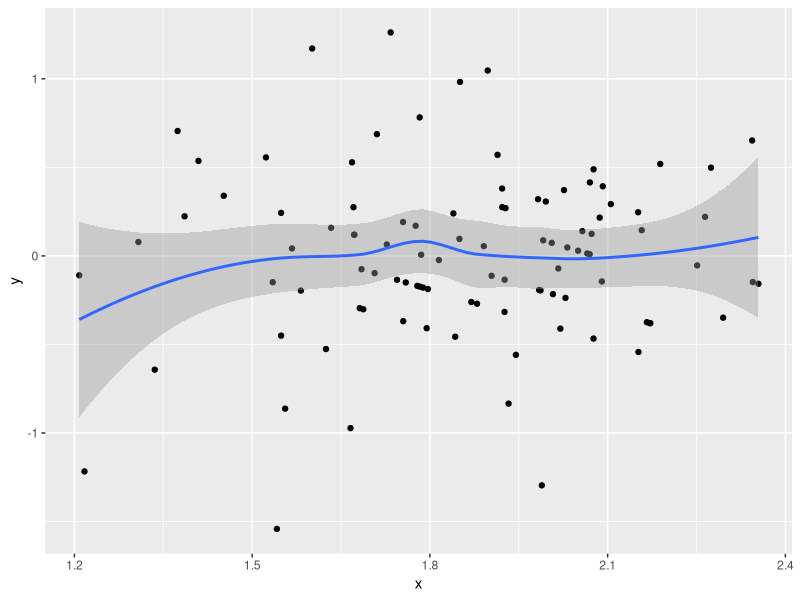
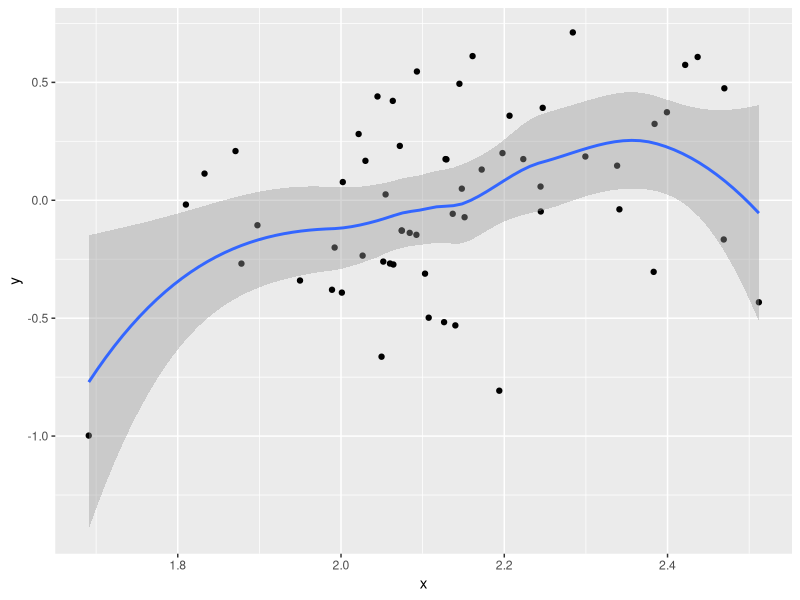
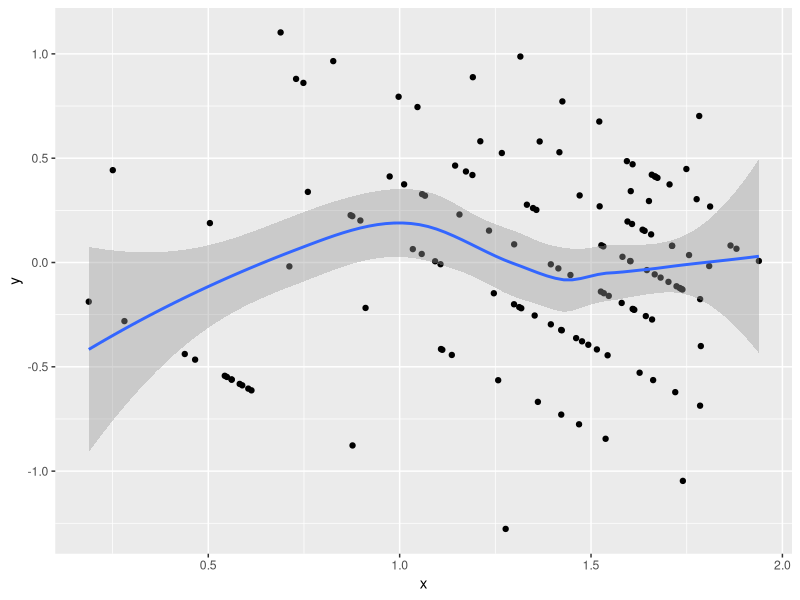
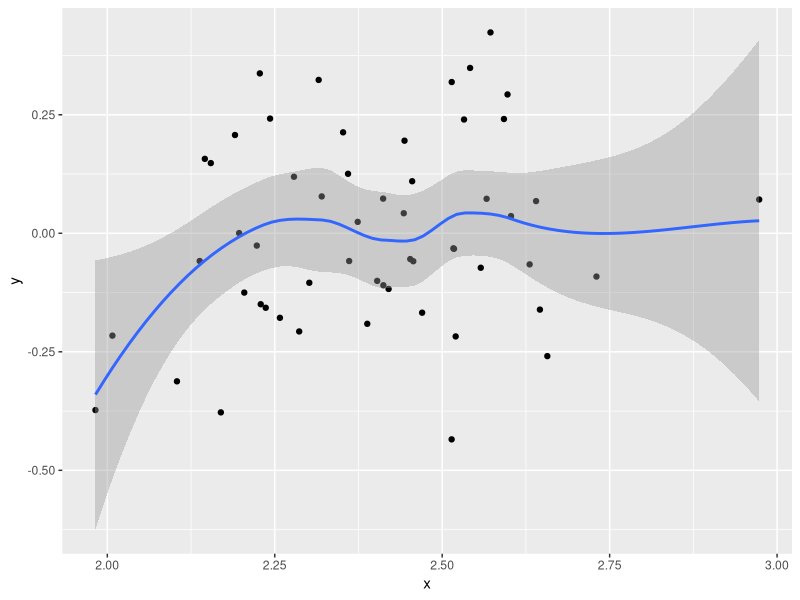
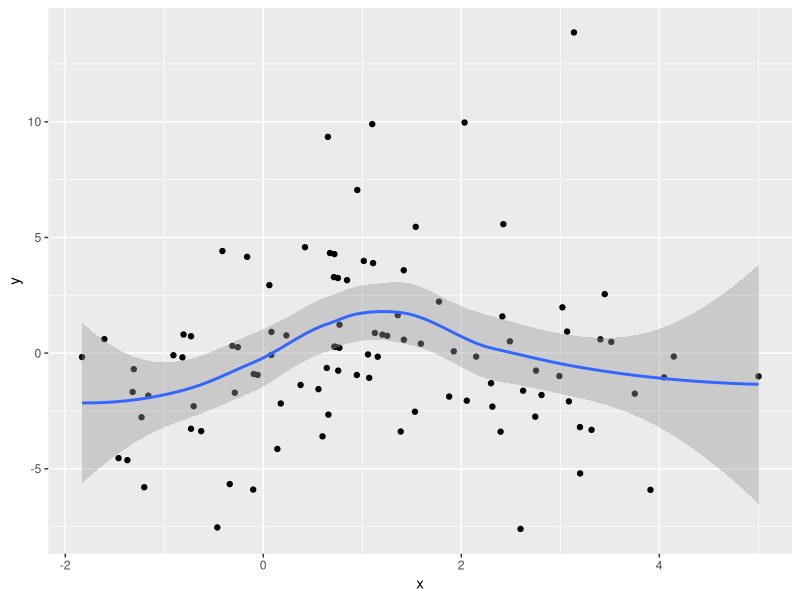
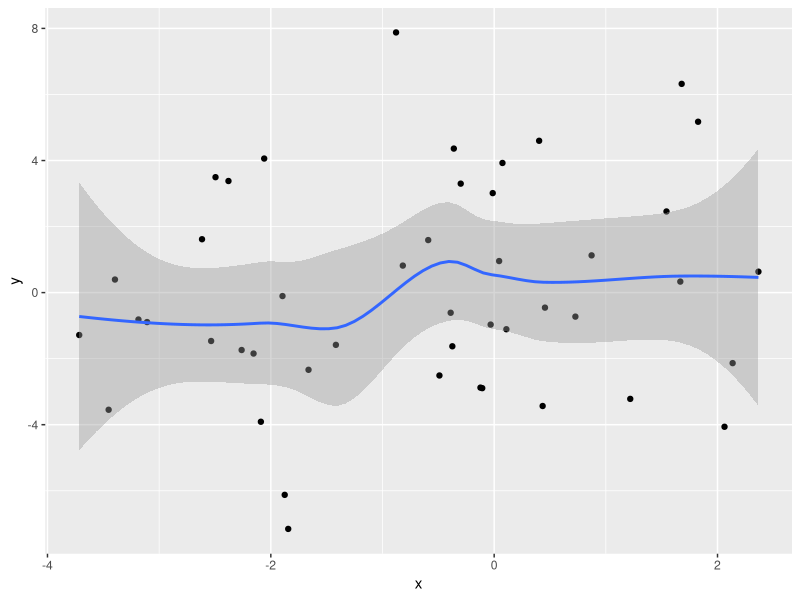

Here is the R script that generated these plots, in order:
## -----------------------------------------------------------------------------
## Title: Analysis of the academic performance and career duration of Taiwanese 
##        EEB PIs
##
## Author: Gen-Chang Hsu
##
## Date: 2022-02-03
##
## Description:
## 1. Fit GLMMs to examine the relationship of academic performance before 
##    recruitment/promotion vs. year of recruitment/promotion, PhD university origin, 
##    PhD university ranking, and gender
## 2. Fit GLMMs to examine the relationship of duration for recruitment/promotion vs. 
##    year of recruitment/promotion, PhD university origin, PhD university ranking,
##    gender, and academic performance
## 3. Fit GLMMs to examine the relationship of difference in academic performance 
##    before and after recruitment/promotion vs. year of recruitment/promotion, 
##    PhD university origin, PhD university ranking, and gender
##
## Notes:
## 1. This is only part of the entire data analyses of this project. Full code is 
##    available at the corresponding author Dr. Syuan-Jyun Sun (sysun@umich.edu)
##
## -----------------------------------------------------------------------------
set.seed(123)


# Libraries --------------------------------------------------------------------
library(tidyverse)
library(lme4)
library(car)


# Import files -----------------------------------------------------------------
Performance_duration_df <- read.csv("./Data_raw/publishperishdata.csv", header = T)
Performance_diff_df <- read.csv("./Data_raw/publishperish_h_index_diff.csv", header = T)


############################### Code starts here ###############################

# 1. Academic performance ------------------------------------------------------
### (1) Recruitment 
Performance_recruit_model <- lmer(log(h_index+1) ~ Assistant.since + PhD.taiwan + 
                                  PhD.uni.rank + sex + (1|University/Department), 
                                  data = filter(Performance_duration_df, 
                                                stage == "assistant" & 
                                                beforeafter == "after"))

# Model results
summary(Performance_recruit_model)
Anova(Performance_recruit_model)

# Model validation
ggplot(data = data.frame(x = fitted(Performance_recruit_model),
                         y = resid(Performance_recruit_model))) + 
  geom_point(aes(x, y)) + 
  geom_smooth(aes(x, y))

### (2) Promotion
Performance_promotion_model <- lmer(log(h_index+1) ~ full.professor + PhD.taiwan + 
                                    PhD.uni.rank + sex + (1|University/Department), 
                                    data = filter(Performance_duration_df, 
                                                  stage == "full" & 
                                                  beforeafter == "before"))

# Model results
summary(Performance_promotion_model)
Anova(Performance_promotion_model)

# Model validation
ggplot(data = data.frame(x = fitted(Performance_promotion_model),
                         y = resid(Performance_promotion_model))) + 
  geom_point(aes(x, y)) + 
  geom_smooth(aes(x, y))


# 2. Career duration -----------------------------------------------------------
### (1) Recruitment 
Duration_recruit_model <- lmer(log(time.to.assistant+1) ~ h_index*Assistant.since + 
                               PhD.taiwan + PhD.uni.rank + sex + (1|University/Department),
                               data = filter(Performance_duration_df, 
                                             stage == "assistant" & 
                                             beforeafter == "before"))

# Model results
summary(Duration_recruit_model)
Anova(Duration_recruit_model)

# Model validation
ggplot(data = data.frame(x = fitted(Duration_recruit_model),
                         y = resid(Duration_recruit_model))) + 
  geom_point(aes(x, y)) + 
  geom_smooth(aes(x, y))

### (2) Promotion 
Duration_promotion_model <- lmer(log(time.to.full+1) ~ h_index + full.professor + 
                                 PhD.taiwan + PhD.uni.rank + sex + (1|University/Department),
                                 data = filter(Performance_duration_df, 
                                               stage == "full" & 
                                               beforeafter == "before"))

# Model results
summary(Duration_promotion_model)
Anova(Duration_promotion_model)

# Model validation
ggplot(data = data.frame(x = fitted(Duration_promotion_model),
                         y = resid(Duration_promotion_model))) + 
  geom_point(aes(x, y)) + 
  geom_smooth(aes(x, y))


# 3. Performance difference ----------------------------------------------------
### (1) Recruitment
Diff_recruit_model <- lmer(h_index_diff ~ Assistant.since + PhD.taiwan + 
                           PhD.uni.rank + sex + (1|University/Department),
                           data = filter(Performance_diff_df, stage == "assistant"))

# Model results
summary(Diff_recruit_model)
Anova(Diff_recruit_model)

# Model validation
ggplot(data = data.frame(x = fitted(Diff_recruit_model),
                         y = resid(Diff_recruit_model))) + 
  geom_point(aes(x, y)) + 
  geom_smooth(aes(x, y))

### (2) Promotion
Diff_promotion_model <- lmer(h_index_diff ~ full.professor + PhD.taiwan + 
                             PhD.uni.rank + sex + (1|University/Department),
                             data = filter(Performance_diff_df, stage == "full"))

# Model results
summary(Diff_promotion_model)
Anova(Diff_promotion_model)

# Model validation
ggplot(data = data.frame(x = fitted(Diff_promotion_model),
                         y = resid(Diff_promotion_model))) + 
  geom_point(aes(x, y)) + 
  geom_smooth(aes(x, y))


